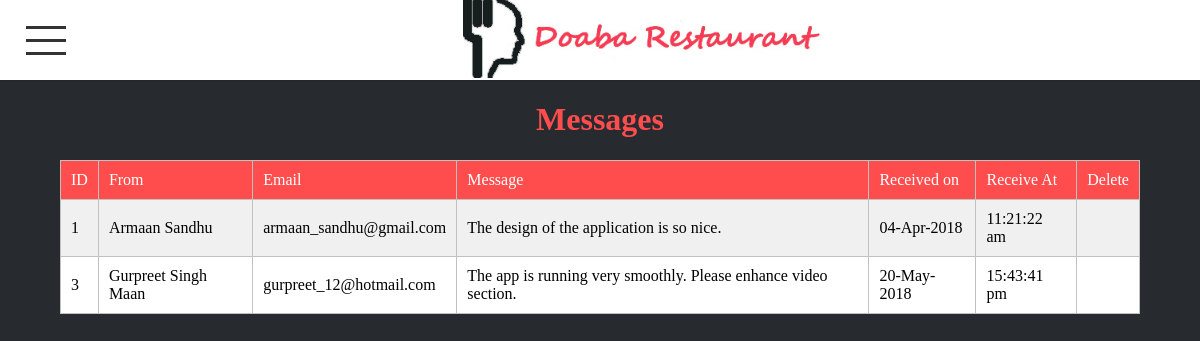
Page /Admin/messages.php (signed in) on the committed database.
### tables this page shows
CREATE TABLE `contactus` (
  `id` int(11) NOT NULL,
  `name` varchar(100) DEFAULT NULL,
  `email` varchar(100) DEFAULT NULL,
  `message` varchar(5000) DEFAULT NULL,
  `sentdate` varchar(20) DEFAULT NULL,
  `senttime` varchar(20) DEFAULT NULL
);

### Admin/messages.php (the view, shortened to what this page needs)
<?php
    if(isset($_SESSION["admin"]))
    {
        include "inc/header.php";
    }
    else
    {
        header("Location: login.php");
    }
                ?>
<h1>Messages</h1>
<form method="POST">
<?php
    $messages = $conn->query("SELECT * FROM contactus");
    if($messages ->num_rows !== 0)
    {
        echo "<div class='manage-container'>";
        echo "<table>";
        echo "<tr>
              <td>ID</td>
              <td>From</td>
              <td>Email</td>
              <td>Message</td>
              <td>Received on</td>
              <td>Receive At</td>
              <td>Delete</td> </tr>";
        while($rows = $messages ->fetch_array())
        {
             ?>
              <tr>
              <td><?php echo $rows["id"]; ?></td>
              <td><?php echo $rows["name"]; ?></td>
              <td><?php echo $rows["email"]; ?></td>
              <td><?php echo $rows["message"]; ?></td>
              <td><?php echo $rows["sentdate"]; ?></td>
              <td><?php echo $rows["senttime"]; ?></td>
              <td><button name="delete" type="submit" value="<?php echo $rows["id"] ?>"><i class="fas fa-trash"></i></button></td> </tr>
             <?php
        }
        echo "</table></div>";
    }
    else
    {
       ?>
       <h1>No Message Exists.</h1>
       <?php
    }
?>
</form>
</div>
</body>
</html>

### Admin/css/template.css (style rules this page uses)
* { border:none; text-decoration:none; }
h1 { color:#ff4d4d; }
.main-content .manage-container { width:90vw; height:auto; display:flex; flex-direction: column; justify-content: flex-start; align-items:center; }
.manage-container table { width:100%; border-collapse:collapse; }
.manage-container table,.manage-container table td { border:1px solid #c1c1c1; }
.manage-container table tr { background:#fff; }
.manage-container table td { padding:10px 10px; }
.manage-container table tr:nth-of-type(even) { background:#f0f0f0; }
.manage-container table tr:nth-of-type(1) { background: #ff4d4d; color:#fff; }
table td button { font-size: 20px; background:transparent; cursor:pointer; border:none; color:#444; }

### Admin/css/header.css (style rules this page uses)
button { outline:none; }
html,body { margin:0 0 0 0; padding:0 0 0 0; overflow: hidden; }
html { font-family:'century gothic'; font-size:1em; margin:0 0 0 0; padding:0 0 0 0; }

### rows in the picture
contactus: id "1", name "Armaan Sandhu", email "armaan_sandhu@gmail.com", message "The design of the application is so nice.", sentdate "04-Apr-2018", senttime "11:21:22 am"
contactus: id "3", name "Gurpreet Singh Maan", email "gurpreet_12@hotmail.com", message "The app is running very smoothly. Please enhance video section.", sentdate "20-May-2018", senttime "15:43:41 pm"
